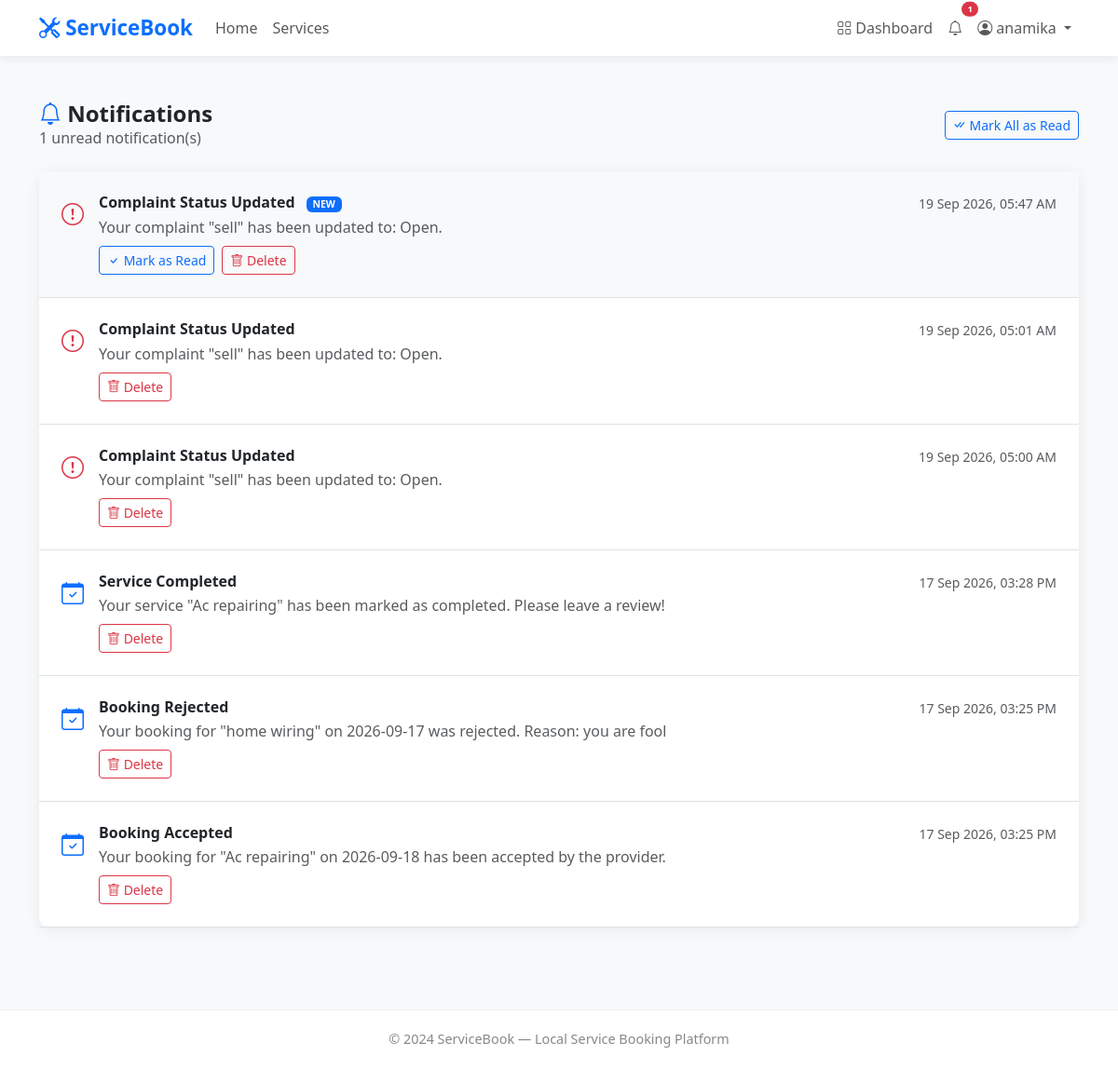
The page /notifications/ (signed in) on the database its author committed.
### accounts/models.py (models this page shows, shortened)
class User(AbstractUser):
    ROLE_CUSTOMER = 'customer'
    ROLE_PROVIDER = 'provider'
    ROLE_ADMIN = 'admin'
    ROLE_CHOICES = [
        (ROLE_CUSTOMER, 'Customer'),
        (ROLE_PROVIDER, 'Service Provider'),
        (ROLE_ADMIN, 'Administrator'),
    ]
    role = models.CharField(
        max_length=20,
        choices=ROLE_CHOICES,
        default=ROLE_CUSTOMER,
    )
    phone = models.CharField(max_length=15, blank=True)
    email = models.EmailField(unique=True)

### notifications/models.py (models this page shows, shortened)
class Notification(models.Model):
    TYPE_BOOKING = 'booking'
    TYPE_REVIEW = 'review'
    TYPE_COMPLAINT = 'complaint'
    TYPE_SYSTEM = 'system'
    TYPE_CHOICES = [
        (TYPE_BOOKING, 'Booking'),
        (TYPE_REVIEW, 'Review'),
        (TYPE_COMPLAINT, 'Complaint'),
        (TYPE_SYSTEM, 'System'),
    ]
    user = models.ForeignKey(
        'accounts.User',
        on_delete=models.CASCADE,
        related_name='notifications'
    )
    notification_type = models.CharField(
        max_length=20,
        choices=TYPE_CHOICES,
        default=TYPE_SYSTEM
    )
    title = models.CharField(max_length=200)
    message = models.TextField()
    is_read = models.BooleanField(default=False)
    created_at = models.DateTimeField(auto_now_add=True)
    class Meta:
        ordering = ['-created_at']

### notifications/views.py (the view)
# urls.py: path('', views.notification_list, name='notification_list'),
@login_required(login_url='/accounts/login/')
def notification_list(request):
    notifications = Notification.objects.filter(
        user=request.user
    )
    unread_count = notifications.filter(is_read=False).count()
    context = {
        'notifications': notifications,
        'unread_count': unread_count,
    }
    return render(request, 'notifications/notification_list.html', context)

### notifications/context_processors.py (called while the page is built)
def notification_count(request):
    if request.user.is_authenticated:
        count = request.user.notifications.filter(
            is_read=False
        ).count()
        return {'unread_notifications': count}
    return {'unread_notifications': 0}

### templates/notifications/notification_list.html (shortened to what this page needs)
{% extends 'base.html' %}
{% block content %}
<div class="container py-5">
    <div class="d-flex justify-content-between align-items-center mb-4">
        <div>
            <h4 class="fw-bold mb-0">
                <i class="bi bi-bell text-primary"></i>
                Notifications
            </h4>
            <p class="text-muted mb-0">
                {{ unread_count }} unread notification(s)
            </p>
        </div>
        {% if unread_count > 0 %}
            <a href="{% url 'mark_all_read' %}"
               class="btn btn-outline-primary btn-sm">
                <i class="bi bi-check-all"></i>
                Mark All as Read
            </a>
        {% endif %}
    </div>
    {% if notifications %}
        <div class="card">
            {% for notification in notifications %}
                <div class="p-4 border-bottom
                    {% if not notification.is_read %}bg-light{% endif %}">
                    <div class="d-flex align-items-start">
                        <div class="me-3 mt-1">
                            {% if notification.notification_type == 'booking' %}
                                <i class="bi bi-calendar-check text-primary"
                                   style="font-size:1.5rem;"></i>
                            {% elif notification.notification_type == 'review' %}
                                <i class="bi bi-star-fill text-warning"
                                   style="font-size:1.5rem;"></i>
                            {% elif notification.notification_type == 'complaint' %}
                                <i class="bi bi-exclamation-circle text-danger"
                                   style="font-size:1.5rem;"></i>
                            {% else %}
                                <i class="bi bi-bell text-secondary"
                                   style="font-size:1.5rem;"></i>
                            {% endif %}
                        </div>
                        <div class="flex-grow-1">
                            <div class="d-flex justify-content-between">
                                <h6 class="fw-bold mb-1">
                                    {{ notification.title }}
                                    {% if not notification.is_read %}
                                        <span class="badge bg-primary ms-2"
                                              style="font-size:0.65rem;">
                                            NEW
                                        </span>
                                    {% endif %}
                                </h6>
                                <small class="text-muted">
                                    {{ notification.created_at|date:"d M Y, h:i A" }}
                                </small>
                            </div>
                            <p class="text-muted mb-2">
                                {{ notification.message }}
                            </p>
                            <div class="d-flex gap-2">
                                {% if not notification.is_read %}
                                    <a href="{% url 'mark_as_read' notification.pk %}"
                                       class="btn btn-outline-primary btn-sm">
                                        <i class="bi bi-check"></i>
                                        Mark as Read
                                    </a>
                                {% endif %}
                                <a href="{% url 'delete_notification' notification.pk %}"
                                   class="btn btn-outline-danger btn-sm">
                                    <i class="bi bi-trash"></i>
                                    Delete
                                </a>
                            </div>
                        </div>
                    </div>
                </div>
            {% endfor %}
        </div>
    {% endif %}
</div>
{% endblock %}

### templates/base.html (shortened to what this page needs)
<!DOCTYPE html>
<html lang="en">
<head>
    <link href="https://cdn.jsdelivr.net/npm/bootstrap@5.3.0/dist/css/bootstrap.min.css" rel="stylesheet">
    <link href="https://cdn.jsdelivr.net/npm/bootstrap-icons@1.10.0/font/bootstrap-icons.css" rel="stylesheet">
</head>
<body>
    <nav class="navbar navbar-expand-lg navbar-light sticky-top">
        <div class="container">
            <a class="navbar-brand" href="{% url 'home' %}">
                <i class="bi bi-tools"></i> ServiceBook
            </a>
            <div class="collapse navbar-collapse" id="navbarNav">
                <ul class="navbar-nav me-auto">
                    <li class="nav-item">
                        <a class="nav-link" href="{% url 'home' %}">Home</a>
                    </li>
                    <li class="nav-item">
                        <a class="nav-link" href="{% url 'service_list' %}">Services</a>
                    </li>
                </ul>
                <ul class="navbar-nav">
                    {% if user.is_authenticated %}
                    <li class="nav-item">
                        <a class="nav-link" href="{% url 'dashboard' %}">
                            <i class="bi bi-grid"></i> Dashboard
                        </a>
                    </li>
                    <li class="nav-item">
                        <a class="nav-link position-relative" href="{% url 'notification_list' %}">
                            <i class="bi bi-bell"></i>
                            {% if unread_notifications > 0 %}
                            <span class="position-absolute top-0 start-100
                          translate-middle badge rounded-pill bg-danger" style="font-size:0.6rem;">
                                {{ unread_notifications }}
                            </span>
                            {% endif %}
                        </a>
                    </li>
                    <li class="nav-item dropdown">
                        <a class="nav-link dropdown-toggle" href="#" data-bs-toggle="dropdown">
                            <i class="bi bi-person-circle"></i>
                            {{ user.first_name|default:user.username }}
                        </a>
                    </li>
                    {% endif %}
                </ul>
            </div>
        </div>
    </nav>
    {% block content %}
    {% endblock %}
    <footer>
        <p>&copy; 2024 ServiceBook — Local Service Booking Platform</p>
    </footer>
</body>
</html>

### templates/base.html (style rules this page uses)
body { background-color: #f8f9fa; font-family: 'Segoe UI', sans-serif; }
.navbar-brand { font-weight: 700; font-size: 1.4rem; color: #0d6efd !important; }
.navbar { box-shadow: 0 2px 10px rgba(0, 0, 0, 0.08); background: white !important; }
.card { border: none; border-radius: 12px; box-shadow: 0 2px 15px rgba(0, 0, 0, 0.07); }
footer { background: white; padding: 20px; text-align: center; color: #888; font-size: 0.9rem; border-top: 1px solid #eee; margin-top: 40px; }

### rows shown on the page
User: first_name "anamika"
Notification: notification_type "complaint" (drawn), title "Complaint Status Updated", is_read "NEW", created_at "19 Sep 2026, 05:47 AM", message "Your complaint \"sell\" has been updated to: Open."
Notification: notification_type "complaint" (drawn), title "Complaint Status Updated", created_at "19 Sep 2026, 05:01 AM", message "Your complaint \"sell\" has been updated to: Open."
Notification: notification_type "complaint" (drawn), title "Complaint Status Updated", created_at "19 Sep 2026, 05:00 AM", message "Your complaint \"sell\" has been updated to: Open."
Notification: notification_type "booking" (drawn), title "Service Completed", created_at "17 Sep 2026, 03:28 PM", message "Your service \"Ac repairing\" has been marked as completed. Please leave a review!"
Notification: notification_type "booking" (drawn), title "Booking Rejected", created_at "17 Sep 2026, 03:25 PM", message "Your booking for \"home wiring\" on 2026-09-17 was rejected. Reason: you are fool"
Notification: notification_type "booking" (drawn), title "Booking Accepted", created_at "17 Sep 2026, 03:25 PM", message "Your booking for \"Ac repairing\" on 2026-09-18 has been accepted by the provider."

### other values the page prints
{{ unread_notifications }} "1"
{{ unread_count }} "1"
